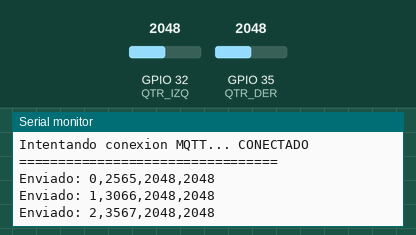
Recording of a sketch running on a simulated ESP32. Shown: the last lines printed to the serial monitor. The inputs (shaded band) are chosen by the test bench; at power-on: GPIO 32 (QTR_IZQ) = 2048, GPIO 35 (QTR_DER) = 2048 (analog values on the 0–4095 scale). WiFi joins after 1.5 s; servers stay silent unless stated; no MQTT or app messages arrive unless stated.

Above: at 3.7 s.
3.8 s: GPIO 32 (QTR_IZQ) set to 2866
At 4.5 s:
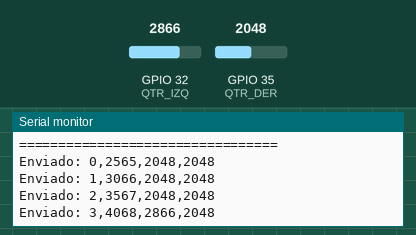
5.3 s: GPIO 35 (QTR_DER) set to 2866
At 6.0 s:
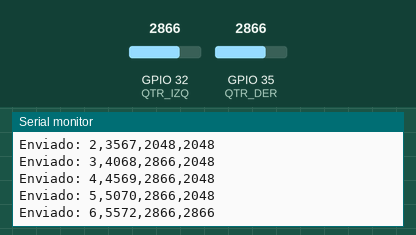
6.8 s: GPIO 32 (QTR_IZQ) set to 3603
At 7.5 s:
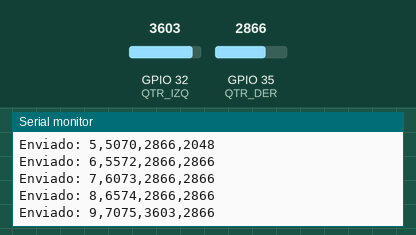
8.3 s: GPIO 35 (QTR_DER) set to 3603
At 9.0 s:
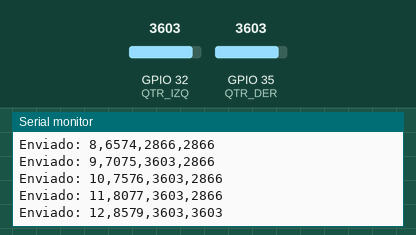
Timing chart, 0 to 10.8 s (numbered marks = the images above; inputs shaded):
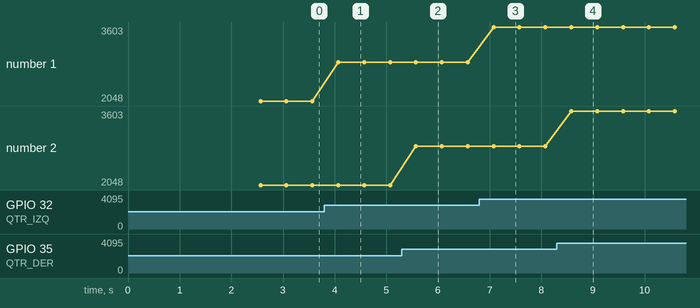

Measured:
- after the input at 3.8 s, the serial monitor: prints a new line after 0.27 s (image 1)
- after the input at 5.3 s, the serial monitor: prints a new line after 0.27 s (image 2)
- after the input at 6.8 s, the serial monitor: prints a new line after 0.28 s (image 3)
- after the input at 8.3 s, the serial monitor: prints a new line after 0.28 s (image 4)
- plotted number 1: 2048 → 2866 after the input at 3.8 s, 2866 → 3603 after the input at 6.8 s

The sketch:

esp32_qtr_mqtt.ino
```cpp
#include <WiFi.h>
#include <PubSubClient.h>

const char* ssid = "0.0";
const char* password = "House123";
const char* mqtt_server = "192.168.0.3";
const int mqtt_port = 1928;   // ← AQUI ESTA EL PUERTO

WiFiClient espClient;
PubSubClient client(espClient);

// -------- Pines --------
#define QTR_IZQ 32
#define QTR_DER 35

unsigned long seq = 0;

// -------- Conectar WiFi --------
void conectarWiFi()
{
  Serial.println("=================================");
  Serial.println("Conectando a WiFi...");
  Serial.print("SSID: ");
  Serial.println(ssid);

  WiFi.begin(ssid, password);

  int intentos = 0;

  while (WiFi.status() != WL_CONNECTED)
  {
    delay(500);
    Serial.print(".");
    intentos++;

    if (intentos > 40)
    {
      Serial.println("\nReintentando conexion WiFi...");
      WiFi.disconnect();
      WiFi.begin(ssid, password);
      intentos = 0;
    }
  }

  Serial.println("\nWiFi CONECTADO");
  Serial.print("IP asignada: ");
  Serial.println(WiFi.localIP());

  Serial.println("=================================");
}

// -------- Conectar MQTT --------
void conectarMQTT()
{
  Serial.println("Conectando a MQTT...");
  Serial.print("Servidor: ");
  Serial.println(mqtt_server);
  Serial.print("Puerto: ");
  Serial.println(mqtt_port);

  while (!client.connected())
  {
    Serial.print("Intentando conexion MQTT... ");

    if (client.connect("ESP32_QTR"))
    {
      Serial.println("CONECTADO");
    }
    else
    {
      Serial.print("FALLO, rc=");
      Serial.print(client.state());
      Serial.println(" intentando de nuevo en 2 segundos");
      delay(2000);
    }
  }

  Serial.println("=================================");
}

// -------- Setup --------
void setup()
{
  Serial.begin(115200);

  delay(1000);

  Serial.println("\nINICIANDO SISTEMA ESP32 QTR");

  analogReadResolution(12);

  conectarWiFi();

  client.setServer(mqtt_server, mqtt_port);

  conectarMQTT();
}

// -------- Loop --------
void loop()
{
  if (WiFi.status() != WL_CONNECTED)
  {
    Serial.println("WiFi desconectado, reconectando...");
    conectarWiFi();
  }

  if (!client.connected())
  {
    conectarMQTT();
  }

  client.loop();

  int izq = analogRead(QTR_IZQ);
  int der = analogRead(QTR_DER);

  unsigned long timestamp = millis();

  char msg[100];

  sprintf(msg,"%lu,%lu,%d,%d",
          seq,
          timestamp,
          izq,
          der);

  client.publish("robot/qtr", msg);

  Serial.print("Enviado: ");
  Serial.println(msg);

  seq++;

  delay(500);
}
```
